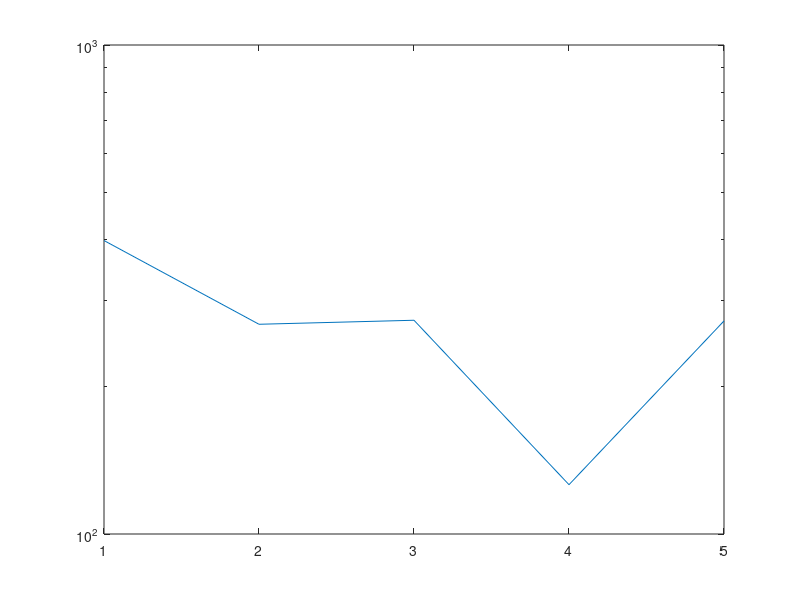

MATLAB code for this plot:
%
%	Modeling (Standard RLS Algorithm I - Table 12.1)
%
%
% Last updated on April 28, 1998
%

itn=input('\n No. of iterations?      ');
sigman2=input('\n Variance of the plant noise?      ');
sigman=sqrt(sigman2);
wo=input('\n Plant impulse response (vector, w_o)?      ');
a=size(wo);
if a(1)<a(2)
   wo=wo';
end

N=input('\n Length of the model (N)?      ');

h=input('\n Coloring filter impulse response (vector, h)?     ');
a=size(h);
if a(1)<a(2)
   h=h';
end

lambda=input('\n Forgetting factor (lambda)?     ');
delta=input('\n Parameter delta?     ');

runs=input('\n \n No. of runs (for ensemble averaging)? ');
xi=zeros(itn,1);

for k=1:runs
	x=filter(h,1,randn(itn,1));
	d=filter(wo,1,x)+sigman*randn(itn,1);
	w=zeros(N,1);
   xtdl=zeros(size(w));
	Psi_inv=(1/delta)*eye(N);
	for n=1:itn
		xtdl=[x(n);xtdl(1:length(xtdl)-1)];
		u=Psi_inv*xtdl;
		k=u/(lambda+xtdl'*u);
		yhat=w'*xtdl;
		e=d(n)-yhat;
		w=w+k*e;
		Psi_inv=(1/lambda)*(Psi_inv-k*(xtdl'*Psi_inv));
		xi(n)=xi(n)+e^2;
	end
end
xi=xi/runs;
semilogy(xi)

